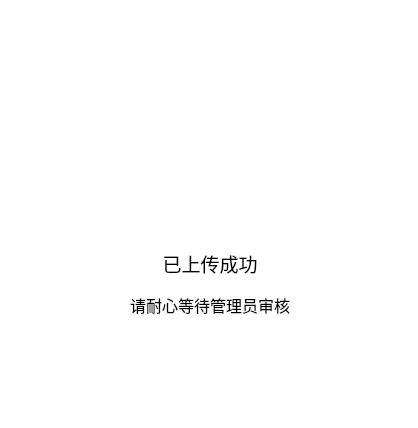
<?xml version="1.0" encoding="UTF-8"?>
<ui version="4.0">
 <class>UploadSuccessWidget</class>
 <widget class="QWidget" name="UploadSuccessWidget">
  <property name="geometry">
   <rect>
    <x>0</x>
    <y>0</y>
    <width>418</width>
    <height>428</height>
   </rect>
  </property>
  <property name="windowTitle">
   <string>UploadSuccessWidget</string>
  </property>
  <property name="styleSheet">
   <string notr="true">QWidget#UploadSuccessWidget {
	background-color: rgb(255, 255, 255);
}</string>
  </property>
  <widget class="QLabel" name="uploadedSuccessLabel">
   <property name="geometry">
    <rect>
     <x>110</x>
     <y>248</y>
     <width>200</width>
     <height>30</height>
    </rect>
   </property>
   <property name="font">
    <font>
     <family>微软雅黑</family>
     <pointsize>14</pointsize>
    </font>
   </property>
   <property name="text">
    <string>已上传成功</string>
   </property>
   <property name="alignment">
    <set>Qt::AlignCenter</set>
   </property>
  </widget>
  <widget class="QLabel" name="conextLabel">
   <property name="geometry">
    <rect>
     <x>110</x>
     <y>290</y>
     <width>200</width>
     <height>30</height>
    </rect>
   </property>
   <property name="font">
    <font>
     <family>微软雅黑</family>
     <pointsize>12</pointsize>
    </font>
   </property>
   <property name="text">
    <string>请耐心等待管理员审核</string>
   </property>
   <property name="alignment">
    <set>Qt::AlignCenter</set>
   </property>
  </widget>
  <widget class="QLabel" name="label_3">
   <property name="geometry">
    <rect>
     <x>172</x>
     <y>122</y>
     <width>81</width>
     <height>81</height>
    </rect>
   </property>
   <property name="styleSheet">
    <string notr="true">border-image: url(:/shareImages/upload_success.png);</string>
   </property>
   <property name="text">
    <string/>
   </property>
  </widget>
 </widget>
 <layoutdefault spacing="6" margin="11"/>
 <resources/>
 <connections/>
</ui>
